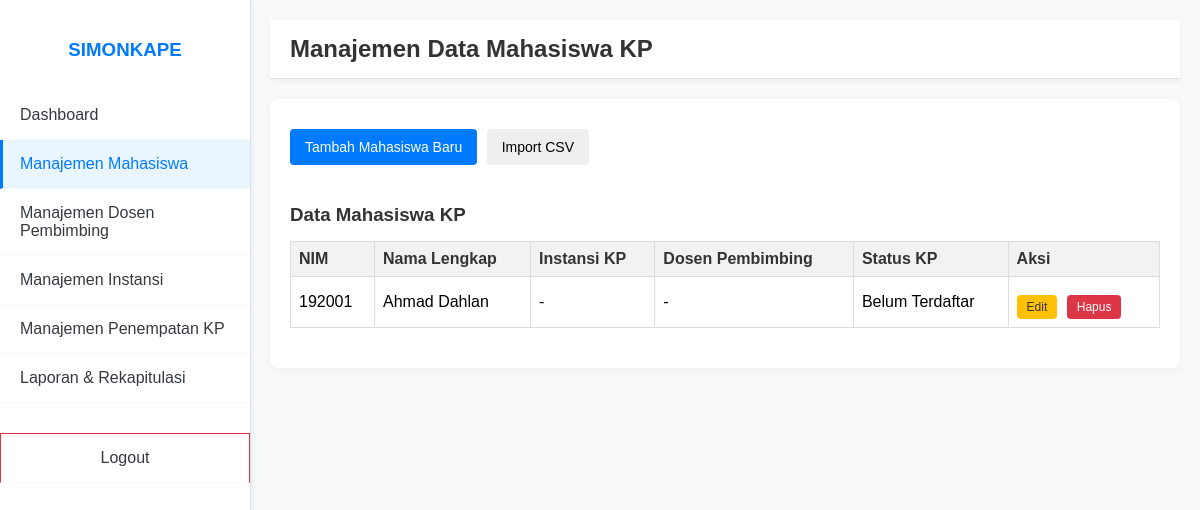
Screenshot of /public/admin/mahasiswa (signed in) with the database file from the repository.
### tables this page shows
CREATE TABLE mahasiswa (
    id INT AUTO_INCREMENT PRIMARY KEY,
    nim VARCHAR(20) UNIQUE NOT NULL,
    nama_lengkap VARCHAR(255) NOT NULL,
    program_studi VARCHAR(100) NOT NULL,
    instansi_id INT NULL,  
    dosen_pembimbing_id INT NULL,  
    status_kp VARCHAR(50) DEFAULT 'Belum Terdaftar',
    created_at TIMESTAMP DEFAULT CURRENT_TIMESTAMP
);

### app/core/Controller.php (called while the page is built, shortened)
<?php
class Controller {
    public function model($model) {
        return new $model();
    }
    public function view($view, $data = []) {
        require_once APP_ROOT . '/app/views/' . $view . '.php';
    }
}

### app/controllers/AdminController.php (called while the page is built, shortened)
<?php
class AdminController extends Controller {
    private $mahasiswaModel;
    private $dosenModel;
    private $instansiModel;
    public function __construct() {
        $this->mahasiswaModel = $this->model('Mahasiswa');
        $this->dosenModel = $this->model('Dosen');
        $this->instansiModel = $this->model('Instansi');
    }
    public function mahasiswa() {
        $data['active_menu'] = 'mahasiswa';
        $data['mahasiswa'] = $this->mahasiswaModel->getAllMahasiswa();
        $data['instansi_list'] = $this->instansiModel->getAllInstansi();
        $data['dosen_list'] = $this->dosenModel->getAllDosen();
        $this->view('admin/mahasiswa/index', $data);
    }
}

### app/core/App.php (called while the page is built, shortened)
<?php
class App {
    protected $controller = 'Auth';
    protected $method = 'index';
    public function __construct() {
        $url = $this->parseUrl();
        if (isset($url[0])) {
            $controllerFile = ucfirst($url[0]) . 'Controller.php';
            if (file_exists(APP_ROOT . '/app/controllers/' . $controllerFile)) {
                $this->controller = ucfirst($url[0]);
                unset($url[0]);
            } else {
                header('Location: ' . BASE_URL . '/auth');
                exit();
            }
        }
        require_once APP_ROOT . '/app/controllers/' . $this->controller . 'Controller.php';
        $this->controller = new $controllerName();
        if (isset($url[1])) {
            if (method_exists($this->controller, $url[1])) {
                $this->method = $url[1];
                unset($url[1]);
            }
        }
        $this->params = $url ? array_values($url) : [];
        call_user_func_array([$this->controller, $this->method], $this->params);
    }
    public function parseUrl() {
        if (isset($_GET['url'])) {
            $url = rtrim($_GET['url'], '/');
            $url = filter_var($url, FILTER_SANITIZE_URL);
            $url = explode('/', $url);
            return $url;
        }
        return ['auth'];
    }
}

### public/index.php (called while the page is built, shortened)
<?php
require_once APP_ROOT . '/app/config/app.php';
require_once APP_ROOT . '/app/config/database.php';
require_once APP_ROOT . '/app/core/Database.php';
require_once APP_ROOT . '/app/core/Controller.php';
require_once APP_ROOT . '/app/core/App.php';
$app = new App();

### app/core/Database.php (called while the page is built, shortened)
<?php
class Database {
    private $host = DB_HOST;
    private $user = DB_USER;
    private $pass = DB_PASS;
    private $dbname = DB_NAME;
    private $dbh;
    private $stmt;
    public function __construct() {
        $dsn = 'mysql:host=' . $this->host . ';dbname=' . $this->dbname;
        $options = [
            PDO::ATTR_PERSISTENT => true,
            PDO::ATTR_ERRMODE => PDO::ERRMODE_EXCEPTION
        ];
        try {
            $this->dbh = new PDO($dsn, $this->user, $this->pass, $options);
        } catch (PDOException $e) {
            die("Koneksi database gagal: " . $e->getMessage());
        }
    }
    public function query($sql) {
        $this->stmt = $this->dbh->prepare($sql);
    }
    public function execute() {
        return $this->stmt->execute();
    }
    public function resultSet() {
        $this->execute();
        return $this->stmt->fetchAll(PDO::FETCH_ASSOC);
    }
}

### app/models/Mahasiswa.php (called while the page is built, shortened)
<?php
class Mahasiswa {
    private $db;
    public function __construct() {
        $this->db = new Database;
    }
    public function getAllMahasiswa() {
        $this->db->query('SELECT m.*, i.nama_instansi, d.nama_lengkap as nama_dosen
                          FROM mahasiswa m
                          LEFT JOIN instansi i ON m.instansi_id = i.id
                          LEFT JOIN dosen d ON m.dosen_pembimbing_id = d.id
                          ORDER BY m.nim ASC');
        return $this->db->resultSet();
    }
}

### app/views/admin/mahasiswa/index.php (the view, shortened to what this page needs)
<?php include APP_ROOT . '/app/views/admin/includes/header.php'; ?>
<?php include APP_ROOT . '/app/views/admin/includes/sidebar.php'; ?>
<div class="main-content">
    <div class="header">
        <h2>Manajemen Data Mahasiswa KP</h2>
    </div>
    <div class="container">
        <button class="btn btn-primary" onclick="showForm('addForm')">Tambah Mahasiswa Baru</button>
        <button class="btn btn-info" onclick="showForm('importForm')">Import CSV</button>
        <div class="table-container">
            <h3>Data Mahasiswa KP</h3>
            <table>
                <thead>
                    <tr>
                        <th>NIM</th>
                        <th>Nama Lengkap</th>
                        <th>Instansi KP</th>
                        <th>Dosen Pembimbing</th>
                        <th>Status KP</th>
                        <th>Aksi</th>
                    </tr>
                </thead>
                <tbody>
                    <?php if (!empty($data['mahasiswa'])) : ?>
                        <?php foreach ($data['mahasiswa'] as $mhs) : ?>
                            <tr>
                                <td><?php echo htmlspecialchars($mhs['nim']); ?></td>
                                <td><?php echo htmlspecialchars($mhs['nama_lengkap']); ?></td>
                                <td><?php echo htmlspecialchars($mhs['nama_instansi'] ?? '-'); ?></td>
                                <td><?php echo htmlspecialchars($mhs['nama_dosen'] ?? '-'); ?></td>
                                <td><?php echo htmlspecialchars($mhs['status_kp']); ?></td>
                                <td>
                                    <a href="<?php echo BASE_URL; ?>/admin/editMahasiswa/<?php echo $mhs['id']; ?>" class="btn btn-warning btn-sm">Edit</a>
                                    <form action="<?php echo BASE_URL; ?>/admin/hapusMahasiswa/<?php echo $mhs['id']; ?>" method="POST" style="display:inline-block;" onsubmit="return confirm('Apakah Anda yakin ingin menghapus data mahasiswa ini? Tindakan ini juga akan menghapus akun user terkait.');">
                                        <button type="submit" class="btn btn-danger btn-sm">Hapus</button>
                                    </form>
                                </td>
                            </tr>
                        <?php endforeach; ?>
                    <?php else : ?>
                        <tr><td colspan="6">Tidak ada data mahasiswa.</td></tr>
                    <?php endif; ?>
                </tbody>
            </table>
        </div>
    </div>
</div>
<?php include APP_ROOT . '/app/views/admin/includes/footer.php'; ?>

### public/css/style.css (style rules this page uses)
body { font-family: Arial, sans-serif; margin: 0; display: flex; min-height: 100vh; }
.main-content { flex-grow: 1; padding: 20px; background-color: #ecf0f1; display: flex; flex-direction: column; }
.header { background-color: #fff; padding: 15px; border-bottom: 1px solid #ddd; display: flex; justify-content: space-between; align-items: center; box-shadow: 0 2px 5px rgba(0,0,0,0.05); margin-bottom: 20px; }
.header h2 { margin: 0; color: #333; }
.container { background-color: #fff; padding: 20px; border-radius: 8px; box-shadow: 0 2px 10px rgba(0,0,0,0.1); margin-bottom: 20px; }
.btn { padding: 10px 15px; border: none; border-radius: 4px; cursor: pointer; font-size: 14px; text-decoration: none; display: inline-block; margin-right: 5px; margin-top: 10px; }
.btn-primary { background-color: #007bff; color: white; }
.btn-warning { background-color: #ffc107; color: #333; }
.btn-danger { background-color: #dc3545; color: white; }
.btn-sm { padding: 5px 10px; font-size: 12px; }
.table-container { margin-top: 20px; }
.table-container h3 { margin-bottom: 15px; color: #333; }
table { width: 100%; border-collapse: collapse; margin-bottom: 20px; }
table th, table td { border: 1px solid #ddd; padding: 8px; text-align: left; }
table th { background-color: #f2f2f2; color: #333; }

### app/views/admin/includes/header.php (style rules this page uses)
body { font-family: Arial, sans-serif; margin: 0; display: flex; min-height: 100vh; background-color: #f8f9fa; }
.main-content { flex-grow: 1; padding: 20px; background-color: #f8f9fa; display: flex; flex-direction: column; margin-left: 250px; transition: margin-left 0.3s ease-in-out; }
.header { background-color: #fff; padding: 15px 20px; border-bottom: 1px solid #dee2e6; display: flex; justify-content: space-between; align-items: center; box-shadow: 0 2px 5px rgba(0,0,0,0.05); margin-bottom: 20px; }
.header h2 { margin: 0; color: #333; }
.container { background-color: #fff; padding: 20px; border-radius: 8px; box-shadow: 0 2px 10px rgba(0,0,0,0.05); margin-bottom: 20px; }
.table-container { overflow-x: auto; }

### rows the page displays
mahasiswa: nim "192001", nama_lengkap "Ahmad Dahlan", nama_instansi "-", nama_dosen "-", status_kp "Belum Terdaftar"
